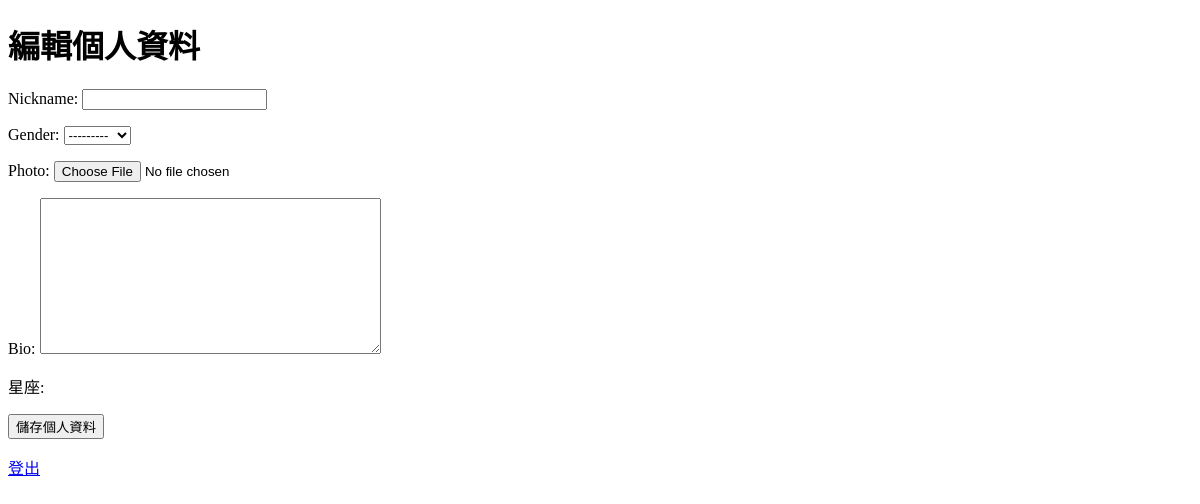
Page /accounts/profile/ (signed in) on the earlier database version.
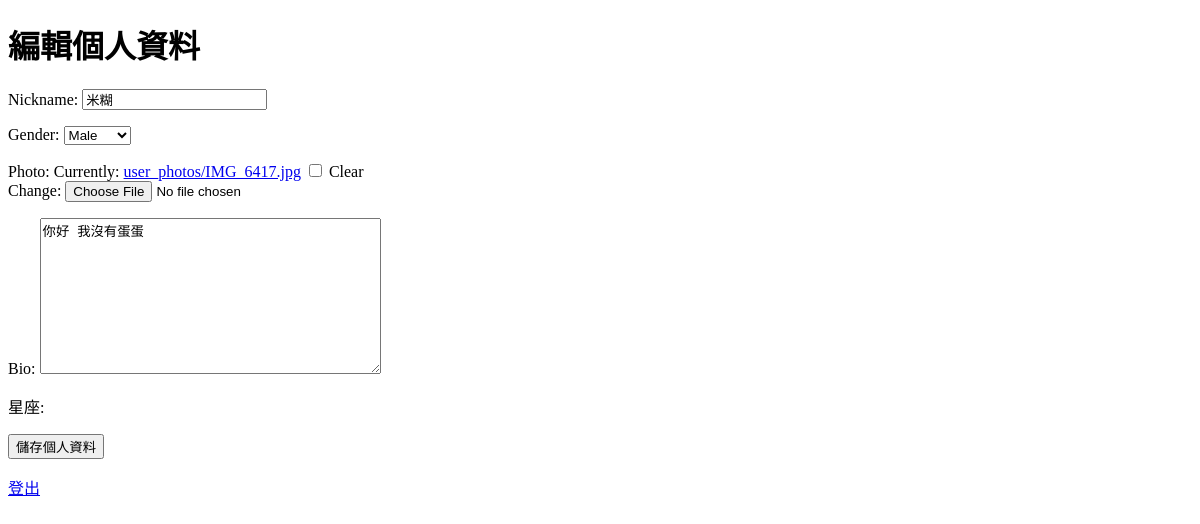
Same page on the later database version.
### accounts/models.py (models this page shows, shortened)
class UserProfile(models.Model):
    user = models.OneToOneField(User, on_delete=models.CASCADE)
    nickname = models.CharField(max_length=30, unique=True)
    gender = models.CharField(
        max_length=1,
        choices=[('M', 'Male'), ('F', 'Female'), ('O', 'Others')],
        blank=True,
        null=True
    )
    photo = models.ImageField(upload_to='user_photos/', blank=True, null=True)
    bio = models.TextField(blank=True)

### accounts/views.py (the view)
# urls.py: path('profile/', views.profile, name='profile'),
@login_required
def profile(request):
    try:
        user_profile = request.user.userprofile
    except UserProfile.DoesNotExist:
        user_profile = UserProfile(user=request.user)
    if request.method == 'POST':
        form = UserProfileForm(request.POST, request.FILES, instance=user_profile)
        if form.is_valid():
            form.save()
            return redirect('profile') # 重新導向到個人資料頁面
    else:
        form = UserProfileForm(instance=user_profile)
    return render(request, 'accounts/profile.html', {'form': form})

### accounts/forms.py
class UserProfileForm(forms.ModelForm):
    class Meta:
        model = UserProfile
        fields = ['nickname', 'gender', 'photo', 'bio']

### accounts/templates/accounts/profile.html (shortened to what this page needs)
<!DOCTYPE html>
<html lang="en">
<head>
</head>
<body>
    <h1>編輯個人資料</h1>
    <form method="post" enctype="multipart/form-data">
        {{ form.as_p }}
        <p>星座: {{ user.userprofile.birth_info.zodiac_sign }}</p>
        <button type="submit">儲存個人資料</button>
    </form>
    <p><a href="{% url 'logout' %}">登出</a></p>
</body>
</html>

Differences in the rows shown:
added UserProfile: nickname "米糊", gender "Male", bio "你好 我沒有蛋蛋"
Other differences:
form field as_p: (not shown) → "☐"
form field gender: "---------" → (not shown)
text no longer shown: "Nickname: Gender: Photo: Bio:"
text now shown: "Nickname: Gender: Photo: Currently: user_photos/IMG_6417.jpg Clear Change: Bio:"
